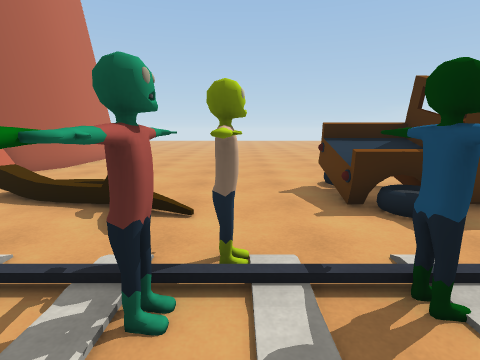
[1] (above)

20 first-person views from a walk through a 3-D level made in the Unity game engine. The camera is 1.4 m above the floor, tilts 10° down and sees 80° across. The floor is counted in squares, 1 m on a side. Each view is taken from the middle of a square. On the plan, view 1 faces up. The plan holds only what a view shows up to about 14 squares ahead; the rest is blank. The place goes on beyond the plan.

[2]
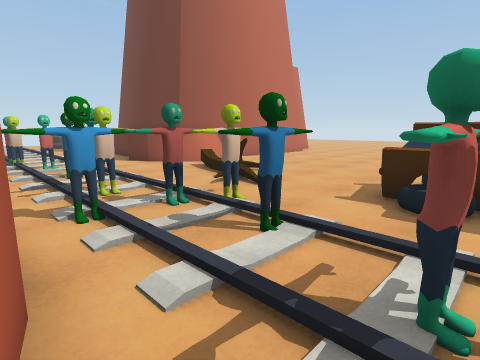

[3]
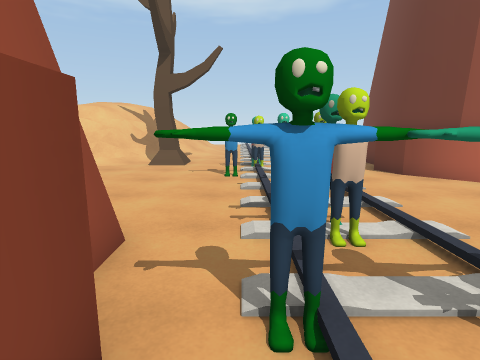

[4]
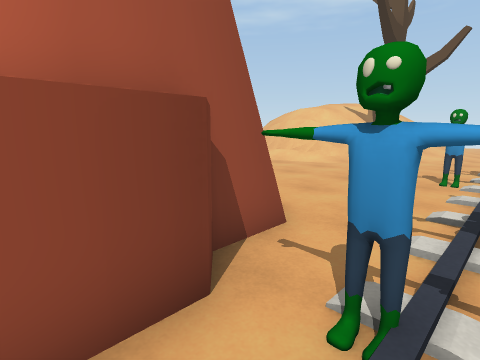

[5]
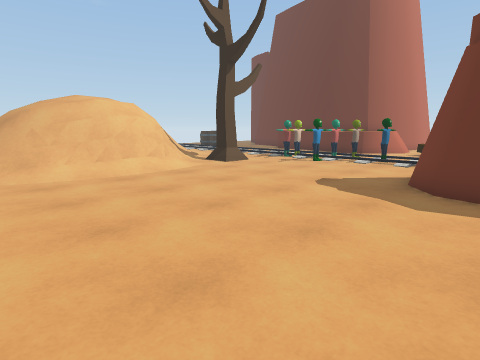

[6]
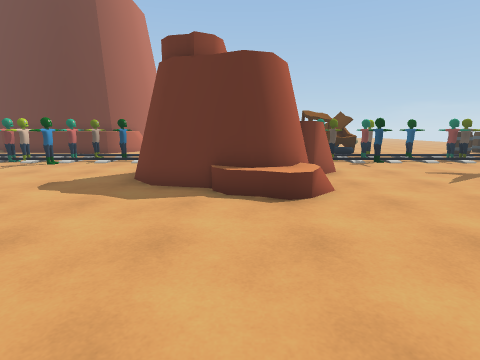

[7]
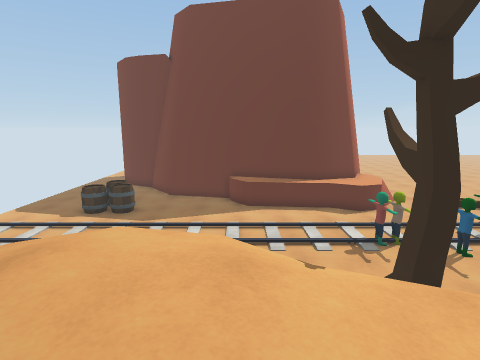

[8]
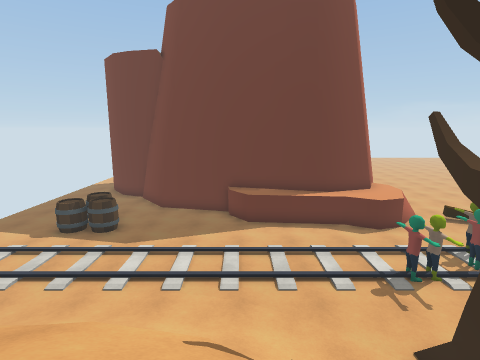

[9]
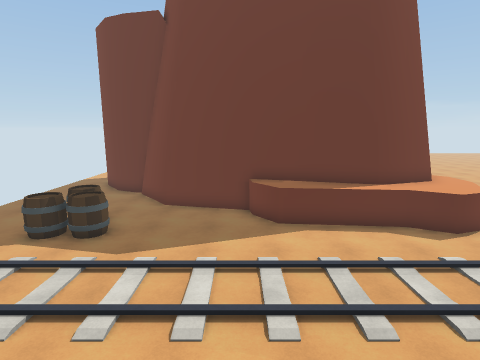

[10]
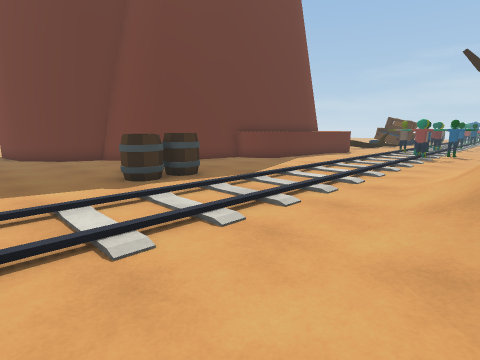

[11]
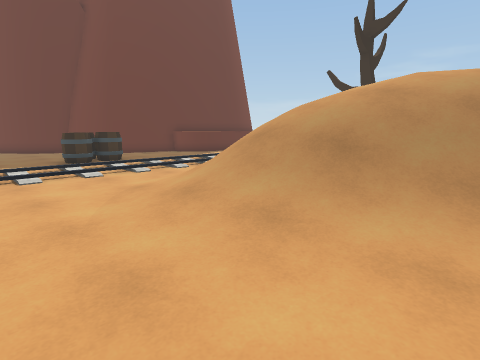

[12]
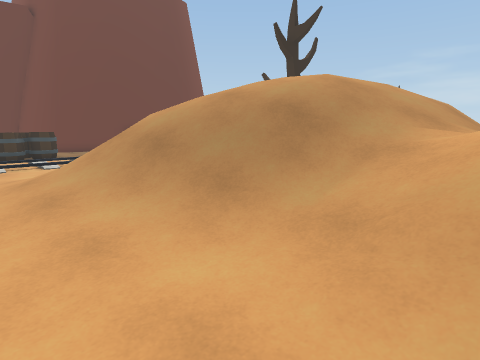

[13]
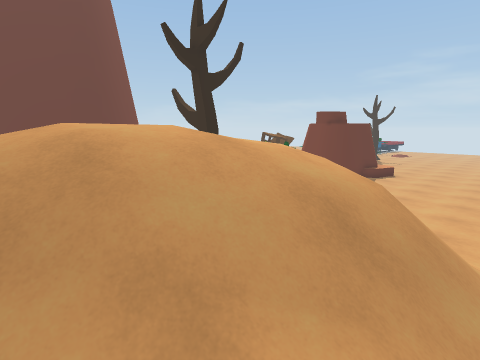

[14]
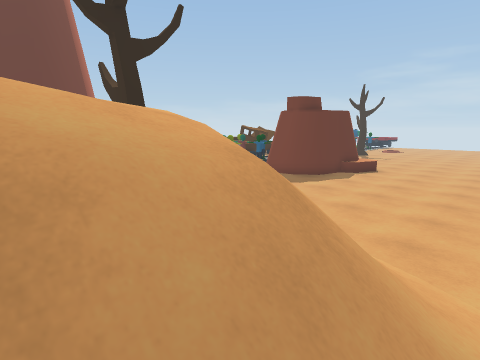

[15]
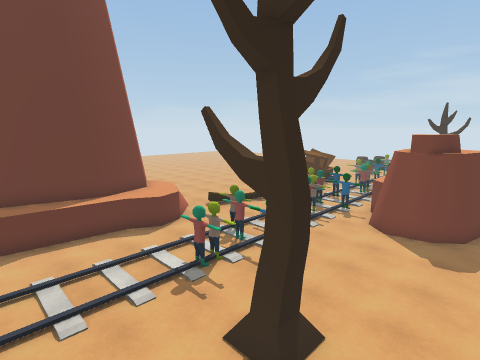

[16]
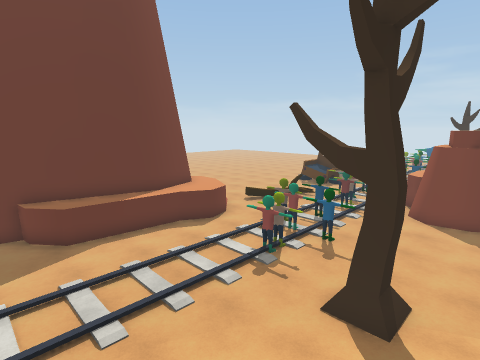

[17]
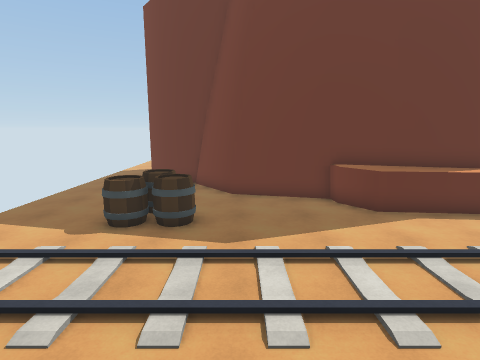

[18]
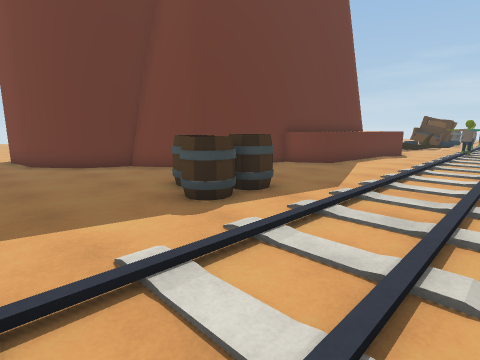

[19]
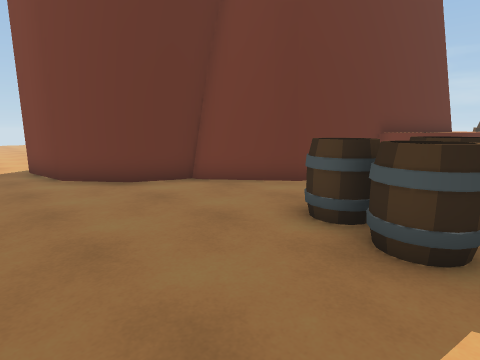

[20]
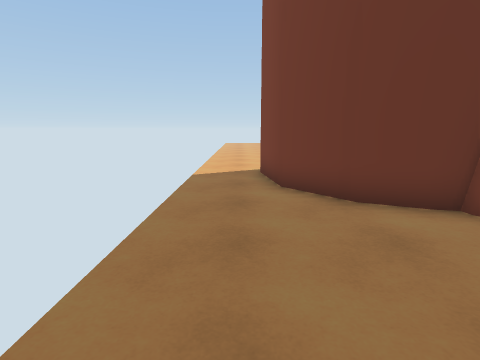

### Floor plan
Key: @ floor where view 1 was taken; # wall or solid block; x gap in a wall; . main floor; : floor 2.75 m higher than the main floor; + floor 3 m higher than the main floor; / step, stairs or slope; = window, fence, low wall or low ledge; ^ raised ledge; v drop or lower ground; T thing the floor can be seen under or through; R tree; O other object.
Columns run from 26 left of view 1 to 4 right of it. Each row starts with its distance up from view 1.
 20 ...
 19 ...
 18 ...
 17 ...
 16 ..#
 15 ..#
 14 ..#                #  ...  ...
 13 ..##               #. ........
 12 ...##              #.  .......
 11 ....##             #.. .......
 10 .....##            #..........
  9 ......##          ##..........
  8 .......#####      ## ..........
  7 ...........^^#####^#   .....OOO
  6 ....^^.....^^^^^^^^=.=......OOO
  5 ....^^=.........^^^.....#...OOO
  4 ....==.........................
  3 ...................#.....T#.#..
  2 ..................##.#.TTTTx#.#
  1 ................##T .#.TTT....#
  0 ................##T......T@...#
 -1 ..................T......####..
 -2  ...////////...........###  ##.
 -3 ..../////  ///.R.......##   ##.
 -4 ...//// ///==O/........##  ##..
 -5 ...///////// ==/........####=..
 -6 ...///////////==/.........=^=..
 -7 ...///////+:///v/..............
 -8  ...//////:////v/..............
 -9 . ..//////////==/.............
-10   .../////////=//............
-11    .////////////.............
-12   . ///// //////........ ..

Positions as (right, up) in squares from view 1, and headings:
1: (0, 0), facing up
2: (4, -1), facing up-left
3: (1, 0), facing left
4: (1, 1), facing down-left
5: (-1, -12), facing up-left
6: (0, -12), facing up
7: (-15, -9), facing up
8: (-15, -7), facing up
9: (-16, -4), facing up
10: (-26, -3), facing up-right
11: (-26, -9), facing up-right
12: (-24, -12), facing up-right
13: (-18, -12), facing up-right
14: (-15, -12), facing up-right
15: (-15, -6), facing up-right
16: (-17, -5), facing up-right
17: (-19, -3), facing up
18: (-26, 0), facing up-right
19: (-26, 4), facing up-right
20: (-25, 6), facing up
